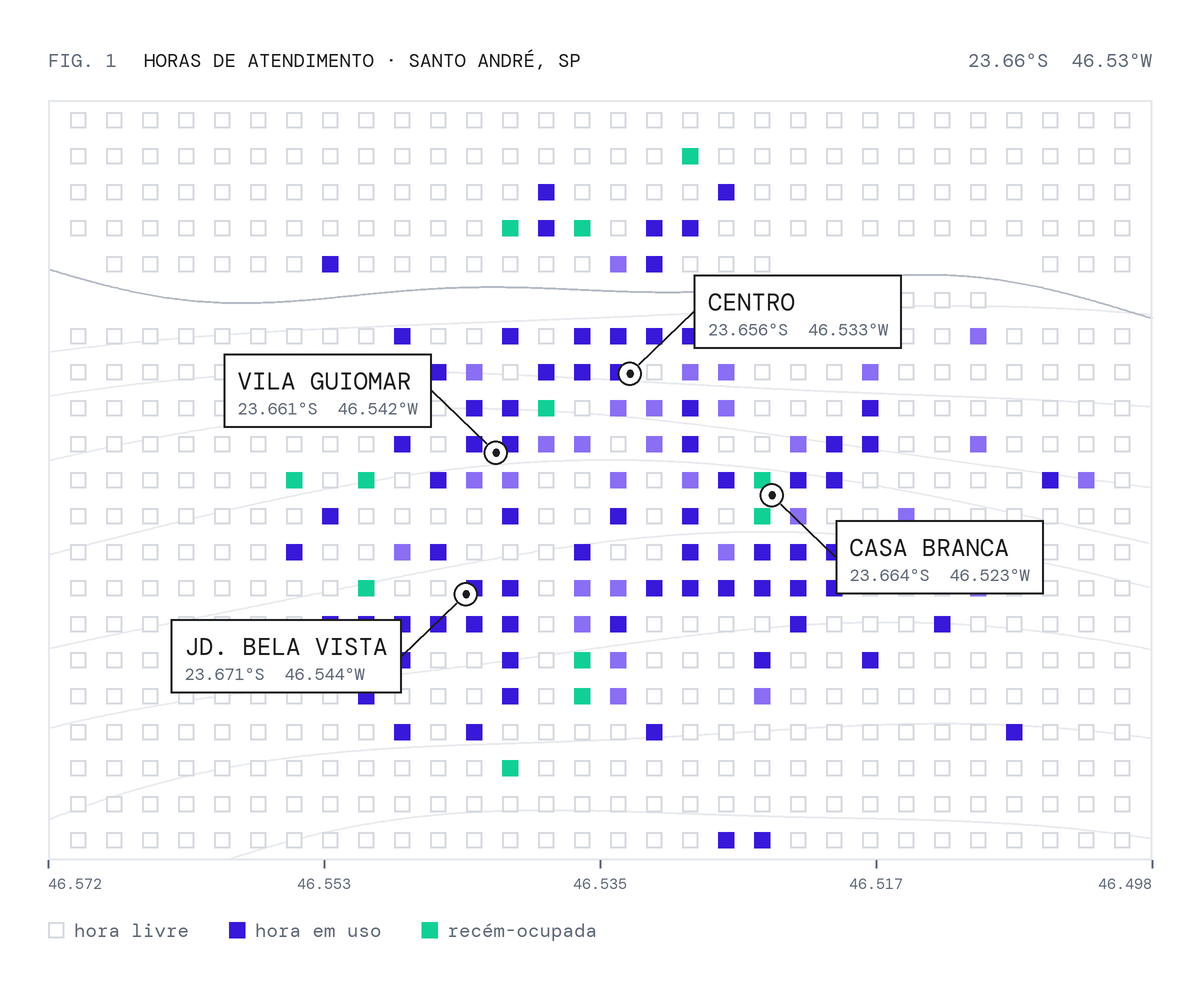

Python code for this plot:
"""Cartografia Ociosa: prancha de Santo André. Renderiza em 2x e reduz para antialias."""
import math
import random
import sys
from PIL import Image, ImageDraw, ImageFont

OUT = sys.argv[1]
FONTS = "/Users/felipefernandes/.claude/skills/canvas-design/canvas-fonts/"
S = 2  # supersample
W, H = 1200 * S, 1000 * S
M = 48 * S  # margem

BG = (255, 255, 255)
GRID = (228, 231, 236)      # ink-200
IDLE = (214, 218, 225)
INK = (95, 105, 120)        # ink-600
INK_DARK = (28, 29, 31)     # ink-900
CONTOUR = (232, 234, 238)
BRAND = (56, 24, 217)       # brand-600
BRAND_SOFT = (138, 110, 244)  # brand-400
MINT = (17, 208, 150)       # mint-500
RIVER = (180, 186, 196)

mono = lambda size: ImageFont.truetype(FONTS + "DMMono-Regular.ttf", size * S)
sans = lambda size: ImageFont.truetype(FONTS + "InstrumentSans-Regular.ttf", size * S)
sans_b = lambda size: ImageFont.truetype(FONTS + "InstrumentSans-Bold.ttf", size * S)

img = Image.new("RGB", (W, H), BG)
d = ImageDraw.Draw(img)
rng = random.Random(4)  # determinístico

# Área útil do mapa
X0, Y0, X1, Y1 = M, M + 52 * S, W - M, H - M - 92 * S
LAT0, LAT1 = -23.638, -23.688
LNG0, LNG1 = -46.572, -46.498


def proj(lat, lng):
    x = X0 + (lng - LNG0) / (LNG1 - LNG0) * (X1 - X0)
    y = Y0 + (lat - LAT0) / (LAT1 - LAT0) * (Y1 - Y0)
    return x, y


# Bairros com sala no ar (posição aproximada do bairro, não do endereço)
PLACES = [
    ("CENTRO", -23.6560, -46.5330, 1.00, (1, -1)),
    ("VILA GUIOMAR", -23.6612, -46.5420, 0.80, (-1, -1)),
    ("CASA BRANCA", -23.6640, -46.5235, 0.80, (1, 1)),
    ("JD. BELA VISTA", -23.6705, -46.5440, 0.70, (-1, 1)),
]
centers = [(proj(lat, lng), w) for _, lat, lng, w, _ in PLACES]

# ── Linhas de nível: sobem da base, como a serra ao sul ──────────────
cx, cy = (X0 + X1) * 0.58, Y1 + 900 * S
for k in range(14):
    r0 = 520 * S + k * 74 * S
    pts = []
    for a in range(0, 3601):
        t = math.radians(a / 10)
        wob = 26 * S * math.sin(3 * t + k * 0.7) + 14 * S * math.sin(7 * t + k * 1.3) + 6 * S * math.sin(13 * t + k)
        r = r0 + wob
        x, y = cx + r * math.cos(t) * 1.55, cy + r * math.sin(t)
        if X0 <= x <= X1 and Y0 <= y <= Y1:
            pts.append((x, y))
        elif pts:
            if len(pts) > 1:
                d.line(pts, fill=CONTOUR, width=2 * S)
            pts = []
    if len(pts) > 1:
        d.line(pts, fill=CONTOUR, width=2 * S)

def river_y(x):
    t = (x - X0) / (X1 - X0)
    return Y0 + (0.20 + 0.10 * t) * (Y1 - Y0) + 30 * S * math.sin(t * 5.2 + 0.6) + 10 * S * math.sin(t * 13)


# ── Malha de horas ───────────────────────────────────────────────────
STEP = 36 * S
CELL = 16 * S
cols = int((X1 - X0) // STEP)
rows = int((Y1 - Y0) // STEP)
ox = X0 + ((X1 - X0) - (cols - 1) * STEP - CELL) / 2
oy = Y0 + ((Y1 - Y0) - (rows - 1) * STEP - CELL) / 2
SIGMA = 104 * S

for j in range(rows):
    for i in range(cols):
        x, y = ox + i * STEP, oy + j * STEP
        mx, my = x + CELL / 2, y + CELL / 2
        p = 0.0
        for (px, py), w in centers:
            dist2 = (mx - px) ** 2 + (my - py) ** 2
            p = max(p, w * math.exp(-dist2 / (2 * SIGMA ** 2)))
        roll = rng.random()
        ry = river_y(mx)
        if abs(my - ry) < STEP * 0.62:
            continue
        box = [x, y, x + CELL, y + CELL]
        if roll < p ** 0.8:
            color = MINT if rng.random() < 0.07 else (BRAND if roll < p ** 0.8 * 0.7 else BRAND_SOFT)
            d.rectangle(box, fill=color)
        else:
            d.rectangle(box, fill=BG, outline=IDLE, width=2 * S)

# ── Rio: uma linha que organiza a cidade ─────────────────────────────
river = []
for n in range(0, 401):
    t = n / 400
    x = X0 + t * (X1 - X0)
    river.append((x, river_y(x)))
d.line(river, fill=RIVER, width=2 * S)

# ── Marcadores dos bairros ───────────────────────────────────────────
label_font = mono(24)
for (name, lat, lng, _, (sx, sy)), ((px, py), _) in zip(PLACES, centers):
    r = 12 * S
    d.ellipse([px - r, py - r, px + r, py + r], fill=BG, outline=INK_DARK, width=2 * S)
    d.ellipse([px - 3 * S, py - 4 * S, px + 4 * S, py + 4 * S], fill=INK_DARK)
    ex, ey = px + sx * 64 * S, py + sy * 62 * S
    d.line([(px + sx * r * 0.75, py + sy * r * 0.75), (ex, ey)], fill=INK_DARK, width=S * 2)
    tw = d.textlength(name, font=label_font)
    coord = f"{abs(lat):.3f}°S  {abs(lng):.3f}°W"
    cf = mono(17)
    cw = d.textlength(coord, font=cf)
    pad = 14 * S
    bw = max(tw, cw) + 2 * pad
    bh = 74 * S
    bx = ex if sx > 0 else ex - bw
    by = ey - bh / 2
    d.rectangle([bx, by, bx + bw, by + bh], fill=BG, outline=INK_DARK, width=S * 2)
    d.text((bx + pad, by + 12 * S), name, font=label_font, fill=INK_DARK)
    d.text((bx + pad, by + 44 * S), coord, font=cf, fill=INK)

# ── Moldura, réguas e textos ─────────────────────────────────────────
d.rectangle([X0, Y0, X1, Y1], outline=GRID, width=2 * S)
tick = mono(15)
for k in range(0, 5):
    x = X0 + k * (X1 - X0) / 4
    d.line([(x, Y1), (x, Y1 + 8 * S)], fill=INK, width=S * 2)
    lng = LNG0 + k * (LNG1 - LNG0) / 4
    label = f"{abs(lng):.3f}"
    lw = d.textlength(label, font=tick)
    lx_ = min(max(x - lw / 2, X0), X1 - lw)
    d.text((lx_, Y1 + 14 * S), label, font=tick, fill=INK)

# Cabeçalho
d.text((X0, M), "FIG. 1", font=mono(19), fill=INK)
d.text((X0 + 96 * S, M), "HORAS DE ATENDIMENTO · SANTO ANDRÉ, SP", font=mono(19), fill=INK_DARK)
right = "23.66°S  46.53°W"
d.text((X1 - d.textlength(right, font=mono(19)), M), right, font=mono(19), fill=INK)

# Legenda no rodapé
fy = Y1 + 62 * S
lx = X0
items = [("outline", IDLE, "hora livre"), ("fill", BRAND, "hora em uso"), ("fill", MINT, "recém-ocupada")]
lf = mono(19)
for kind, color, text in items:
    box = [lx, fy, lx + CELL, fy + CELL]
    if kind == "fill":
        d.rectangle(box, fill=color)
    else:
        d.rectangle(box, outline=color, width=S * 2)
    d.text((lx + CELL + 10 * S, fy - 4 * S), text, font=lf, fill=INK)
    lx += CELL + 10 * S + d.textlength(text, font=lf) + 40 * S


img = img.resize((W // S, H // S), Image.LANCZOS)
img.save(OUT)
print("ok", OUT)
